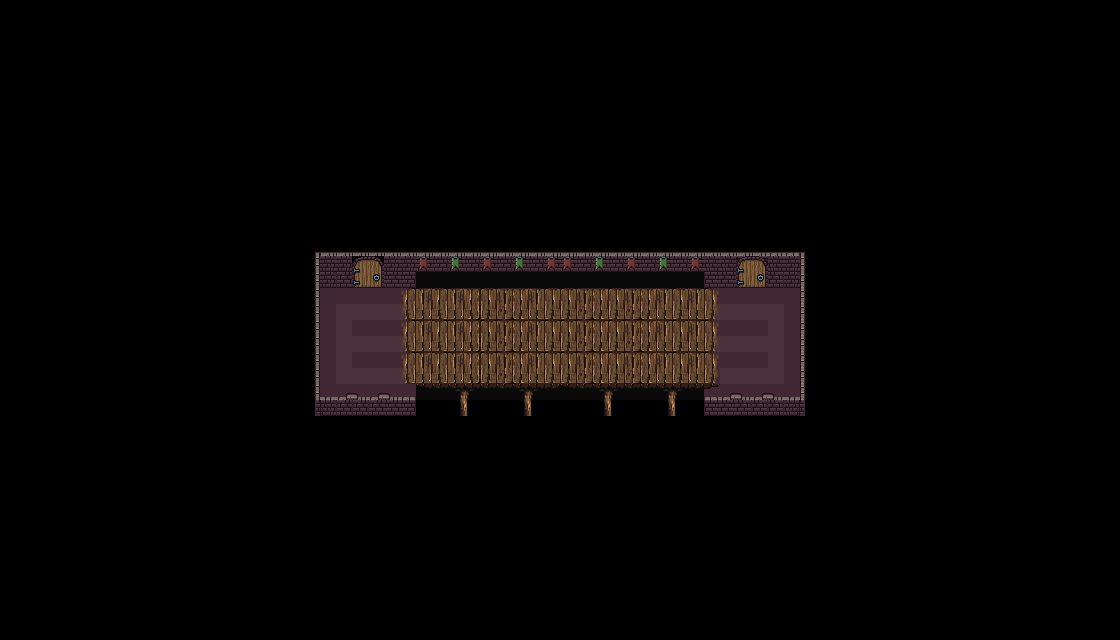

Below is a game level as drawn by its tile map, then a one-line description and the .tmx that defines it (tile-layer data replaced by summaries):
An orthogonal 70x40 tile map with 16x16 px tiles, 8 tile layers (background, floor, walls, pillars, ...), 2 tilesets.

<map version="1.9" tiledversion="1.9.2" orientation="orthogonal" renderorder="right-down" width="70" height="40" tilewidth="16" tileheight="16" infinite="0" nextlayerid="10" nextobjectid="1">
 <tileset firstgid="1" name="MainLev2.0" tilewidth="16" tileheight="16" tilecount="9792" columns="102">
  <image source="tiles/RPGW_Caves_v2.1/MainLev2.0.png" width="1632" height="1536" />
 </tileset>
 <tileset firstgid="9793" name="123123" tilewidth="16" tileheight="16" tilecount="512" columns="32">
  <image source="tiles/0x72_16x16DungeonTileset.v5/0x72_16x16DungeonTileset.v5.png" width="512" height="256" />
 </tileset>
 <layer id="1" name="background" width="70" height="40">
  <data>[2800 cells, 2800 non-empty, 1 distinct tile ids]</data>
 </layer>
 <layer id="3" name="floor" width="70" height="40">
  <data>[2800 cells, 84 non-empty, 2 distinct tile ids]</data>
 </layer>
 <layer id="2" name="walls" width="70" height="40">
  <data>[2800 cells, 152 non-empty, 24 distinct tile ids]</data>
 </layer>
 <layer id="9" name="pillars" width="70" height="40">
  <data>[2800 cells, 36 non-empty, 18 distinct tile ids]</data>
 </layer>
 <layer id="4" name="bridge" width="70" height="40">
  <data>[2800 cells, 122 non-empty, 16 distinct tile ids]</data>
 </layer>
 <layer id="6" name="opendoor" width="70" height="40">
  <data>[2800 cells, 4 non-empty, 4 distinct tile ids]</data>
 </layer>
 <layer id="7" name="closeddoor" width="70" height="40">
  <data>[2800 cells, 4 non-empty, 4 distinct tile ids]</data>
 </layer>
 <layer id="5" name="extras" width="70" height="40">
  <data>[2800 cells, 10 non-empty, 2 distinct tile ids]</data>
 </layer>
</map>
